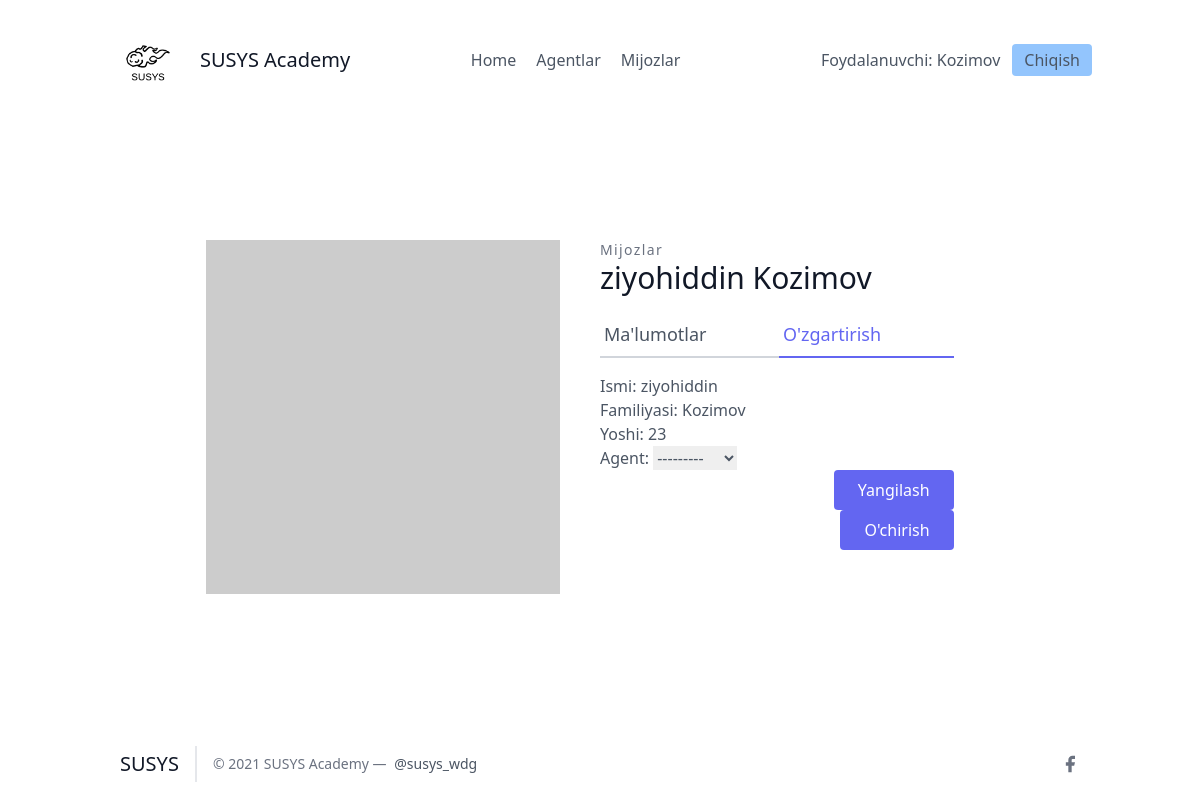
The page /leads/1/update_detail (signed in) on the database as committed earlier.
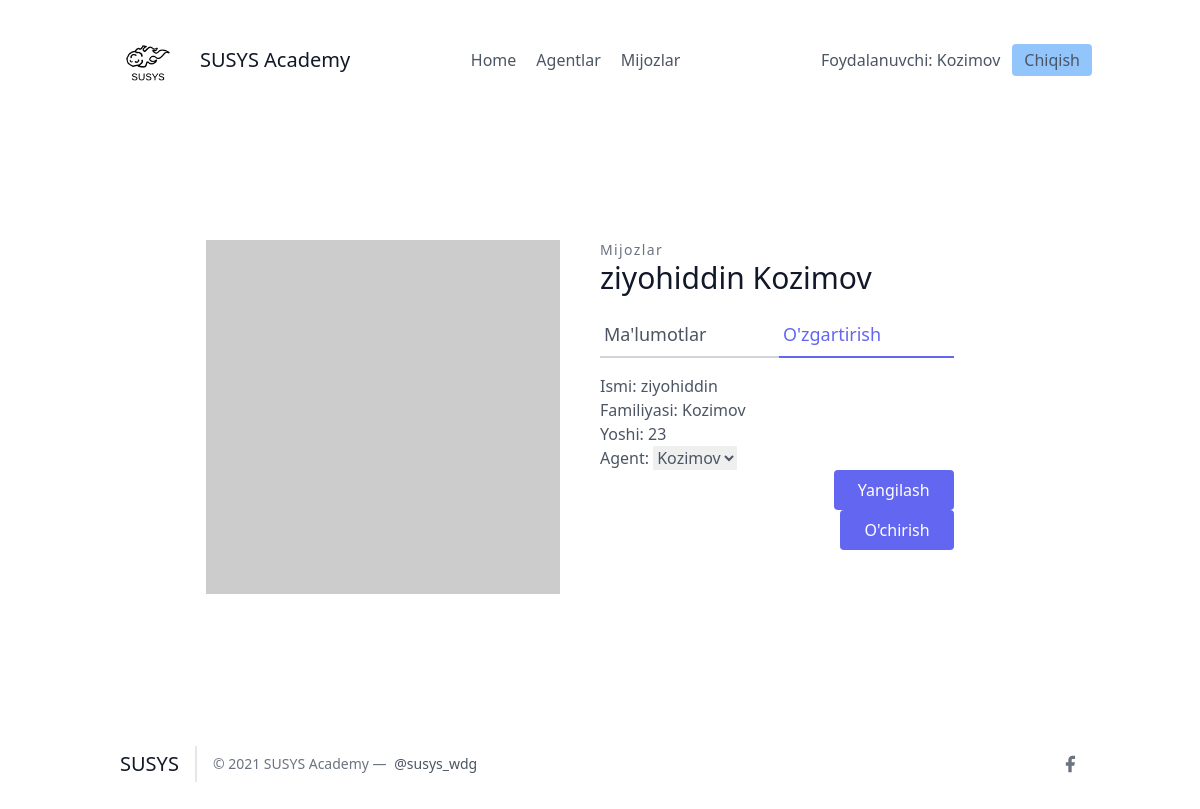
The same page on the database as committed later.
### leads/models.py (models this page shows, shortened)
class Lead(models.Model):
    ismi = models.CharField(max_length=20)
    familiyasi = models.CharField(max_length=20)
    yoshi = models.IntegerField(default=0)
    organisation = models.ForeignKey(UserProfile, on_delete=models.CASCADE)
    agent = models.ForeignKey("Agent", null=True, blank=True, on_delete=models.SET_NULL)
    category = models.ForeignKey("Category", null=True, blank=True, on_delete=models.SET_NULL)

### leads/views.py (the view, shortened to what this page needs)
# urls.py: path('<int:pk>/update_detail', LeadUpdateView.as_view(), name="update"),
class LeadUpdateView(OrganiserAndLoginRequiredMixin, UpdateView):
    template_name = "leads/leads_update.html"
    queryset = Lead.objects.all()
    form_class = LeadModelForm

### leads/forms.py
class LeadModelForm(forms.ModelForm):
    class Meta:
        model = Lead
        fields = (
            "ismi",
            "familiyasi",
            "yoshi",
            "agent"
        )

### agents/mixins.py (called while the page is built)
    def dispatch(self, request, *args, **kwargs):
        if not request.user.is_authenticated or not request.user.is_organisor:
            return redirect("login")
        return super().dispatch(request, *args, **kwargs)

### leads/models.py (called while the page is built)
    def __str__(self):
        return str(self.user)

### leads/templates/leads/leads_update.html (shortened to what this page needs)
{% extends 'base.html' %}
{% block content %}
    <section class="text-gray-600 body-font overflow-hidden">
    <div class="container px-5 py-24 mx-auto">
    <div class="lg:w-4/5 mx-auto flex flex-wrap">
        <img alt="ecommerce" class="lg:w-1/2 w-full lg:pr-10 lg:py-6 mb-6 lg:mb-0 object-cover object-center rounded" src="https://dummyimage.com/400x400">
      <div class="lg:w-1/2 w-full lg:pr-10 lg:py-6 mb-6 lg:mb-0">
        <h2 class="text-sm title-font text-gray-500 tracking-widest">Mijozlar</h2>
        <h1 class="text-gray-900 text-3xl title-font font-medium mb-4">{{ lead.ismi }} {{ lead.familiyasi }}</h1>
        <div class="flex mb-4">
            <a href="{% url 'leads:detallar' lead.pk %}" class="flex-grow border-b-2 border-gray-300 py-2 text-lg px-1">
                Ma'lumotlar
            </a>
            <a href="{% url 'leads:update' lead.pk %}" class="flex-grow text-indigo-500 border-b-2 border-indigo-500 py-2 text-lg px-1">
                O'zgartirish
            </a>
        </div>
        <form method="post">
            <p>
            {{ form.as_p }}
            <button type="submit" class="flex ml-auto text-white bg-indigo-500 border-0 py-2 px-6 focus:outline-none hover:bg-indigo-600 rounded">Yangilash</button>
            <button class="flex ml-auto text-white bg-indigo-500 border-0 py-2 px-6 focus:outline-none hover:bg-indigo-600 rounded"><a href="{% url 'leads:delete' lead.pk %}">O'chirish </a></button>
        </form>
      </div>
    </div>
    </div>
    </section>
{% endblock %}

Rows that differ between the two databases and show on the page:
changed Lead "ziyohiddin": agent "---------" → "Kozimov"
